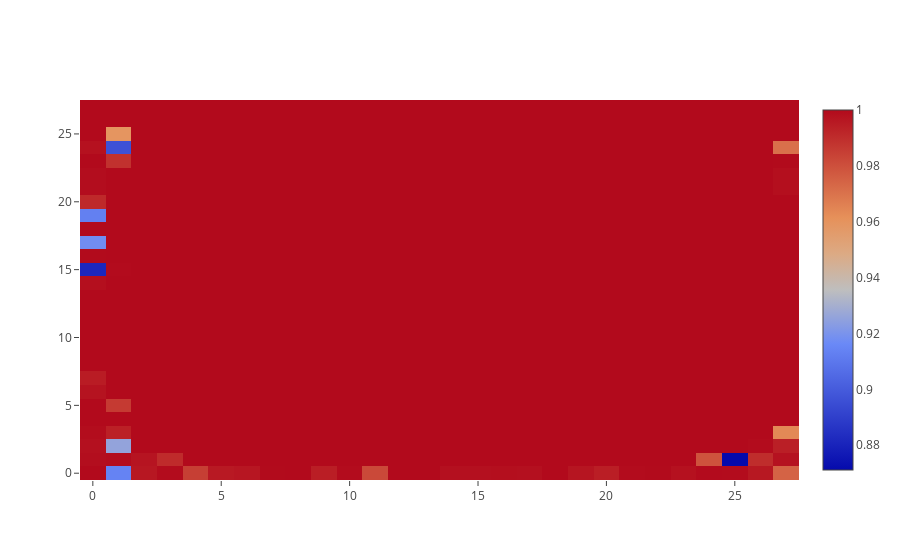

Source (notebook cell):
### Code cell
import plotly.offline as py
import plotly.graph_objs as go

data = [
    go.Heatmap(z = np.sum(np.power(pcaTest.components_[:i], 2), axis=0).reshape(28, 28))
]
py.iplot(data, filename='basic-heatmap')

"""
fig, ax = plt.subplots()
img = ax.imshow(np.zeros((28, 28)))
fig.colorbar(img)
plt.show()
for i in range(1,784):
    summedComponents = np.sum(np.power(pcaTest.components_[:i], 2), axis=0)
    img.set_data(summedComponents.reshape(28, 28))
    plt.draw()
    print(i)
"""

### Figure 1 — Plotly figure (JSON) as saved in the notebook; plotly's stock layout.template omitted (floating-point values rounded to 4 significant figures; data arrays with more than 128 entries replaced by an {"elided": "..."} marker saying what was removed)
{"data": [{"type": "heatmap", "z": {"elided": "28x28 float values"}}], "layout": {}}
